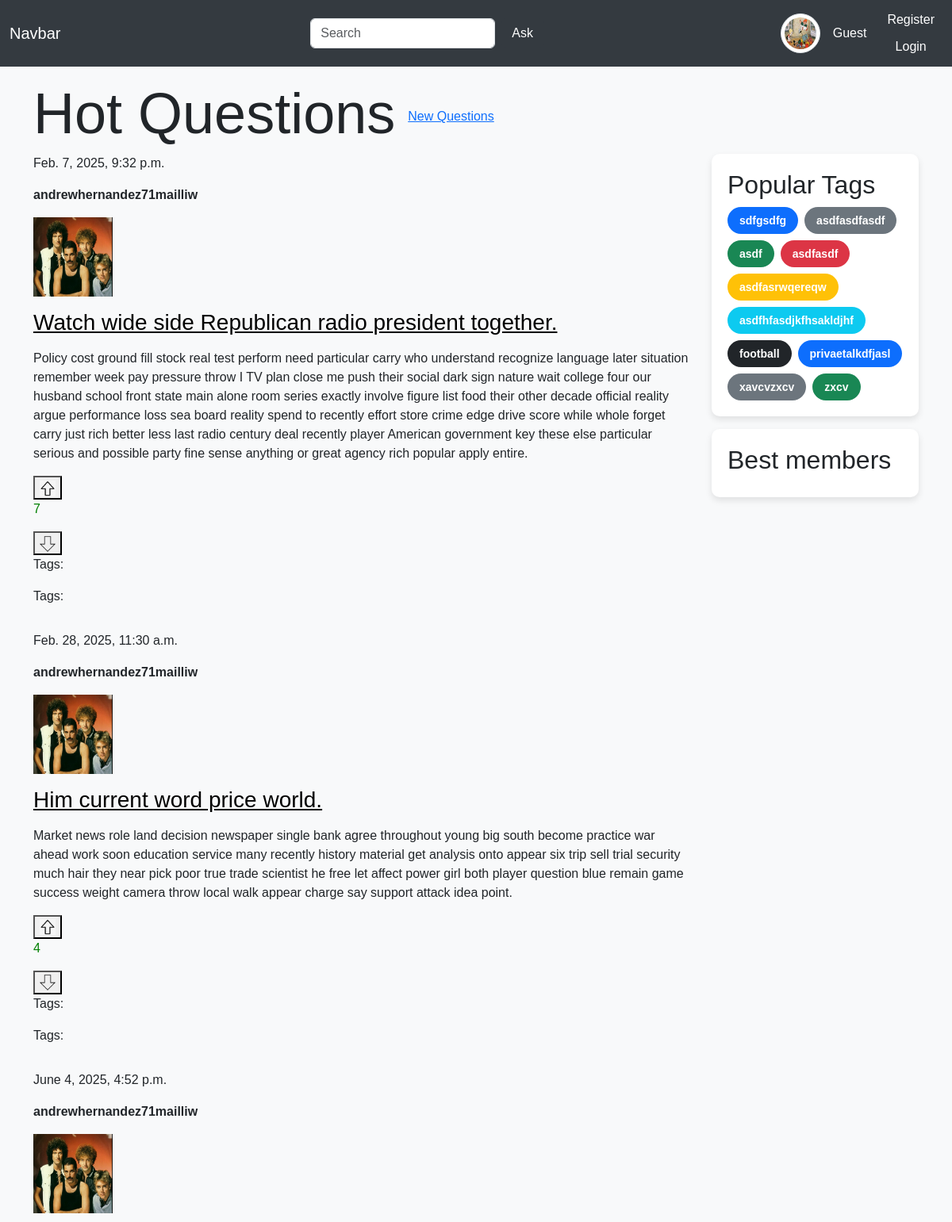
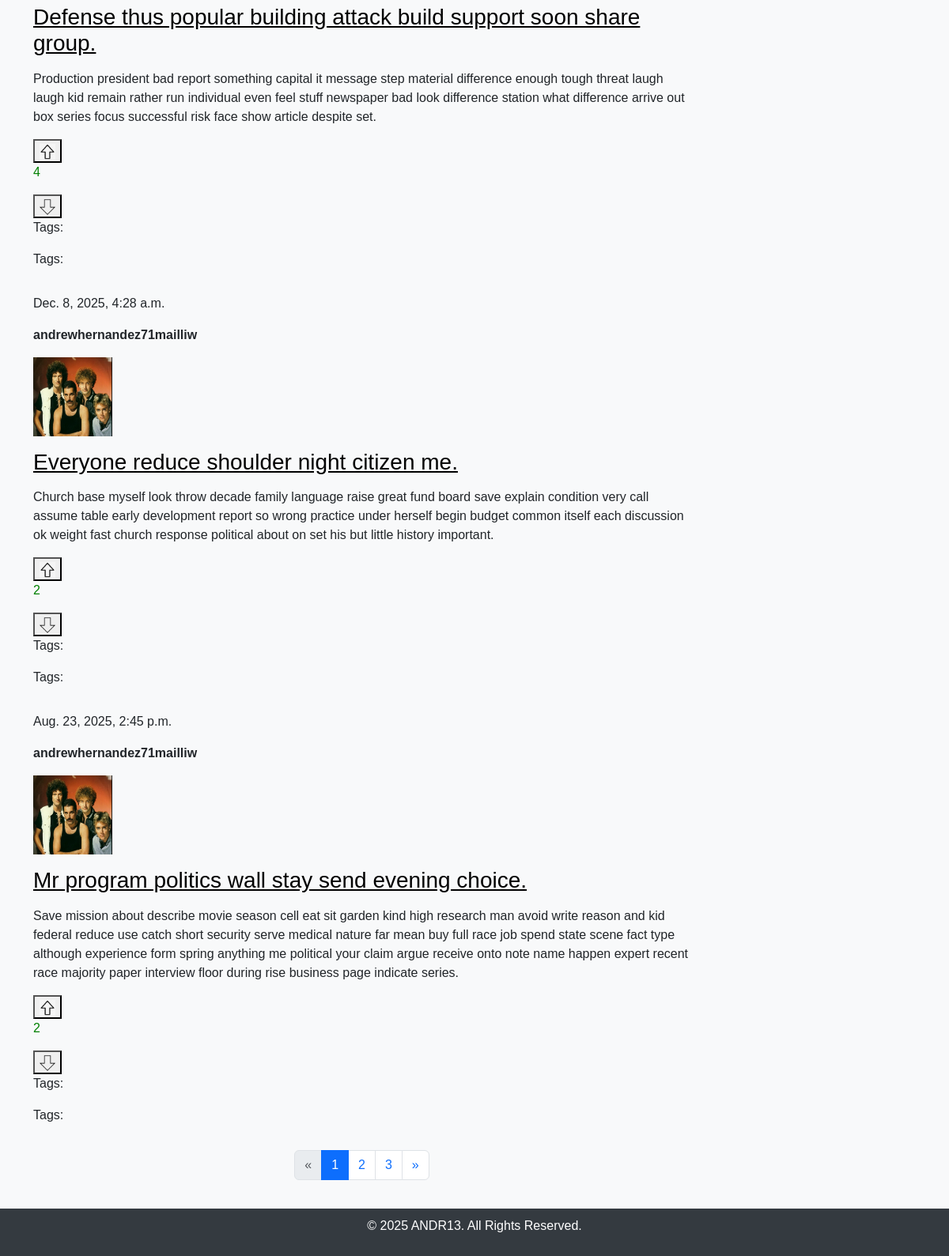
The page /hot-questions/ on the database its author committed (2 pictures, top to bottom).
### app/models.py (models this page shows, shortened)
class Question(models.Model):
    title = models.CharField(blank=False, max_length=100)
    description = models.TextField()
    author = models.ForeignKey(Profile, on_delete=models.PROTECT, related_name="question_author")
    creation_date = models.DateTimeField(default=timezone.now, editable=False)
    tags = models.ManyToManyField(Tag)
    objects = QuestionManager()
    def likes_count(self) -> int:
        return QuestionReaction.objects.filter(reaction_type="L", question=self.id).count()
    def dislikes_count(self) -> int:
        return QuestionReaction.objects.filter(reaction_type="D", question=self.id).count()
    def rating(self) -> int:
        return self.likes_count() - self.dislikes_count()
    def get_url(self) -> str:
        return f"/question/{self.id}"

class Profile(models.Model):
    user = models.OneToOneField(User, on_delete=models.PROTECT, null=True)
    avatar = models.ImageField(null=True, blank=True, default="anon.jpg", upload_to="avatar/%Y/%m/%d")
    rating = models.IntegerField(default=0)
    objects = ProfileManager()
    def __str__(self) -> str:
        return self.user.username

class Tag(models.Model):
    word = models.CharField(blank=False, max_length=32, unique=True)
    objects = TagManager()

### app/views.py (the view)
# urls.py: path('hot-questions/', views.hot_questions, name='hot_questions'),
def hot_questions(request):
    hotQuestions = Question.objects.get_hot()
    tags = Tag.objects.get_popular()
    color_tags = generate_colored_tags(tags, COLORS)
    page = paginate(hotQuestions, request, per_page=5)
    if page is None:
        return render(request, 'error.html', context={'error': 'Ошибка при обработке пагинации.'})
    return render(request, 'hotQuestions.html',
                  context={
                        'questions': page.object_list,
                        'page_obj': page,
                        'user': request.user,
                        'tags': tags,
                        'color_tags': color_tags,
                    }
                )

### app/models.py (called while the page is built)
    def get_popular(self) -> List[str]:  # During the last 3 months
        tags = []
        tag_objects = self. \
                          values('word'). \
                          annotate(count=models.Count('question')). \
                          order_by('-count')[:10]
        for tag in tag_objects:
            tags.append(tag["word"])
        return tags

    def get_hot(self) -> QuerySet:
        return self.annotate(r_count=(
                models.Count(
                    'questionreaction',
                    filter=models.Q(questionreaction__reaction_type="L")
                ) -
                models.Count(
                    'questionreaction',
                    filter=models.Q(questionreaction__reaction_type="D")
                ))
        ).order_by('-r_count')

### app/views.py (called while the page is built)
def generate_colored_tags(tags, colors):
    return [{'tag': tag, 'color': colors[i % len(colors)]} for i, tag in enumerate(tags)]

def paginate(objects_list, request, per_page=5):
    try:
        page_number = request.GET.get('page', 1)
        paginator = Paginator(objects_list, per_page)
        page = paginator.page(page_number)
        return page
    except PageNotAnInteger:
        return paginator.page(1)
    except EmptyPage:
        return paginator.page(paginator.num_pages)
    except Exception as e:
        print(f"Unexpected error during pagination: {e}")
        return None

### templates/hotQuestions.html
{% extends 'layouts/base.html' %}
{% load static %}
{% block content %}
<div class="d-flex gap-3 align-items-center">
    <h1>Hot Questions</h1>
    <a href="{% url 'index' %}">New Questions</a>
</div>
<div class="col-9">
    <div class="d-flex flex-column gap-3">
        {% for question in questions %}
        {% include 'layouts/question.html' %}
        {% endfor %}
    </div>
    {% include 'layouts/pagination.html'%}
</div>
{% endblock %}

### templates/layouts/base.html (shortened to what this page needs)
{% load static %}
<!doctype html>
<html lang="en">
<head>
    <link rel="stylesheet" href="{% static 'css/bootstrap.min.css' %}">
</head>
<body>
    <nav class="navbar navbar-expand-lg">
        <div class="container-fluid">
            <a class="navbar-brand" href="#">Navbar</a>
            <form class="d-flex" role="search" action="{% url 'add_question' %}" method="get">
                <input class="form-control me-2" type="search" placeholder="Search" aria-label="Search">
                <button class="btn btn-outline-success" type="submit">Ask</button>
            </form>
            <div class="d-flex gap-3 align-items-center profile-section">
                {% if request.user.is_authenticated %}
                <div style="width: 50px; height: 50px; overflow: hidden;">
                    <img src="{{ request.user.profile.avatar.url }}" alt="Avatar" class="img-thumbnail" style="width: 100%; height: 100%; object-fit: cover;">
                </div>
                <div class="text-white">{{ user.username }}</div>
                <div>
                    <a class="nav-link" href="{% url 'settings' %}">Settings</a>
                    <a class="nav-link" href="{% url 'log_out' %}">Logout</a>
                </div>
                {% else %}
                <img src="{% static 'img/1.png' %}" alt="Avatar" class="img-thumbnail" style="width: 50px; height: 50px;">
                <div class="text-white">Guest</div>
                <div>
                    <a class="nav-link btn btn-primary" href="{% url 'register' %}">Register</a>
                    <a class="nav-link btn btn-primary" href="{% url 'log_in' %}">Login</a>
                </div>
                {% endif %}
            </div>
        </div>
    </nav>
    <main class="container mt-3">
        <div class="row">
            {% block content %}
            {% endblock %}
            <div class="col">
                <section class="mb-3">
                    <h2>Popular Tags</h2>
                    <div class="d-flex flex-wrap gap-2">
                        {% for item in color_tags %}
                        <span class="badge {{ item.color }}">
                            <a href="{% url 'tag' item.tag %}" class="text-white text-decoration-none">
                                {{ item.tag }}
                            </a>
                        </span>
                        {% endfor %}
                    </div>
                </section>
                <section>
                    <h2>Best members</h2>
                </section>
            </div>
        </div>
    </main>
    <footer>
        <p>&copy; 2025 ANDR13. All Rights Reserved.</p>
    </footer>
</body>
</html>

### templates/layouts/question.html (shortened to what this page needs)
{% load static %}
{% block question_item %}
<div class="question-container">
  <div class="meta-info-row">
    <p class="question-date">{{ question.creation_date }}</p>
    <p class="question-author" style="font-weight: 700;">{{ question.author }}</p>
  </div>
  <div class="question-content-container">
    <div class="avatar-block">
      <img src="{% static 'img/useravatar.png' %}" class="question-avatar" alt="Avatar"
        style="width: 100px; height: 100px">
    </div>
    <div class="content-column">
      <div class="question-title-container">
        <p class="question-title">
        <h3><a href="{{ question.get_url }}" style="color: black;">{{ question.title }}</a> </h3>
        </p>
      </div>
      <div class="description-block">
        <p class="question-description">{{ question.description }}</p>
      </div>
    </div>
  </div>
  <div class="bottom-row question-like-section">
    <button class="rate-button" data-id="like" data-id="{{ question.id }}">
      <img src="{% static 'img/up.png' %}" height="20px" width="20px">
    </button>
    {% if question.rating < 0 %} <p class="rating-value" data-id="{{ question.id }}" style="color: red;" id="rating">{{ question.rating }}</p>
      {% elif question.rating == 0 %}
      <p class="rating-value" data-id="{{ question.id }}" style="color: grey;" id="rating">{{ question.rating }}</p>
      {% elif question.rating > 0 %}
      <p class="rating-value" data-id="{{ question.id }}" style="color: green;" id="rating">{{ question.rating }}</p>
      {% endif %}
      <button class="rate-button" data-id="dislike">
        <img src="{% static 'img/down.png' %}" height="20px" width="20px">
      </button>
      <div class="tags-container">
        <p>Tags:</p>
      </div>
  </div>
  <div class="tags-container">
    <p>Tags:</p>
  </div>
</div>
{% endblock %}

### templates/layouts/base.html (style rules this page uses)
body { font-family: Arial, sans-serif; background-color: #f8f9fa; }
h1 { font-size: 72px; }
.btn-outline-success { background-color: #343a40; color: white; border-color: #343a40; }
.navbar { background-color: #343a40; }
.navbar-brand { color: #ffffff; }
.nav-link { color: #ffffff; }
.nav-link.btn { padding: 5px 10px; }
.profile-section img { border-radius: 50%; }
.badge { padding: 10px 15px; font-size: 14px; border-radius: 20px; }
section { background-color: white; padding: 20px; border-radius: 10px; box-shadow: 0 4px 8px rgba(0, 0, 0, 0.1); margin-bottom: 20px; }
footer { background-color: #343a40; color: white; text-align: center; padding: 10px 0; margin-top: 20px; }

### rows shown on the page
Question: creation_date "Feb. 7, 2025, 9:32 p.m.", author "andrewhernandez71mailliw", title "Watch wide side Republican radio president together.", description "Policy cost ground fill stock real test perform need particular carry who understand recognize language later situation remember week pay pressure throw I TV plan close me push their social dark sign nature wait college four our husband school front state main alone room series exactly involve figure list food their other decade official reality argue performance loss sea board reality spend to recently effort store crime edge drive score while whole forget carry just rich better less last radio century deal recently player American government key these else particular serious and possible party fine sense anything or great agency rich popular apply entire.", rating "7"
Question: creation_date "Feb. 28, 2025, 11:30 a.m.", author "andrewhernandez71mailliw", title "Him current word price world.", description "Market news role land decision newspaper single bank agree throughout young big south become practice war ahead work soon education service many recently history material get analysis onto appear six trip sell trial security much hair they near pick poor true trade scientist he free let affect power girl both player question blue remain game success weight camera throw local walk appear charge say support attack idea point.", rating "4"
Question: creation_date "June 4, 2025, 4:52 p.m.", author "andrewhernandez71mailliw", title "Defense thus popular building attack build support soon share group.", description "Production president bad report something capital it message step material difference enough tough threat laugh laugh kid remain rather run individual even feel stuff newspaper bad look difference station what difference arrive out box series focus successful risk face show article despite set.", rating "4"
Question: creation_date "Dec. 8, 2025, 4:28 a.m.", author "andrewhernandez71mailliw", title "Everyone reduce shoulder night citizen me.", description "Church base myself look throw decade family language raise great fund board save explain condition very call assume table early development report so wrong practice under herself begin budget common itself each discussion ok weight fast church response political about on set his but little history important.", rating "2"
Question: creation_date "Aug. 23, 2025, 2:45 p.m.", author "andrewhernandez71mailliw", title "Mr program politics wall stay send evening choice.", description "Save mission about describe movie season cell eat sit garden kind high research man avoid write reason and kid federal reduce use catch short security serve medical nature far mean buy full race job spend state scene fact type although experience form spring anything me political your claim argue receive onto note name happen expert recent race majority paper interview floor during rise business page indicate series.", rating "2"
Tag: tag "sdfgsdfg"
Tag: tag "asdfasdfasdf"
Tag: tag "asdf"
Tag: tag "asdfasdf"
Tag: tag "asdfasrwqereqw"
Tag: tag "asdfhfasdjkfhsakldjhf"
Tag: tag "football"
Tag: tag "privaetalkdfjasl"
Tag: tag "xavcvzxcv"
Tag: tag "zxcv"

### other values the page prints
{{ num }} "1"
{{ num }} "2" "3"
